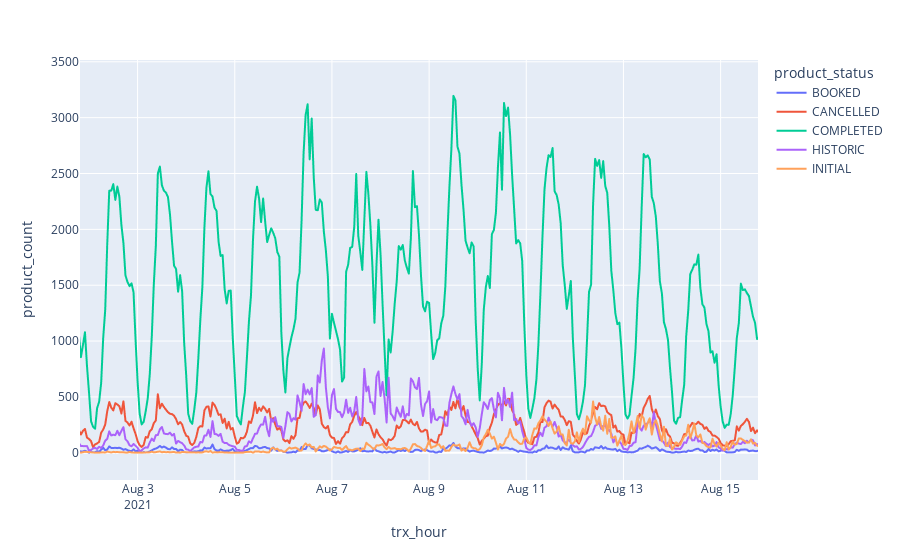

This figure's notebook cell:
### Code cell
import plotly.express as px
px.line(df2.groupby(['trx_hour','product_status'])['product_count'].agg(sum).reset_index(), x='trx_hour', y='product_count', color='product_status')

### Figure 1 — Plotly figure (JSON) as saved in the notebook; plotly's stock layout.template omitted (floating-point values rounded to 4 significant figures; data arrays with more than 128 entries replaced by an {"elided": "..."} marker saying what was removed)
{"data": [{"hovertemplate": "product_status=BOOKED<br>trx_hour=%{x}<br>product_count=%{y}<extra></extra>", "legendgroup": "BOOKED", "line": {"color": "#636efa", "dash": "solid"}, "marker": {"symbol": "circle"}, "mode": "lines", "name": "BOOKED", "showlegend": true, "type": "scattergl", "x": {"elided": "7112 str values"}, "xaxis": "x", "y": {"elided": "7112 int values"}, "yaxis": "y"}, {"hovertemplate": "product_status=CANCELLED<br>trx_hour=%{x}<br>product_count=%{y}<extra></extra>", "legendgroup": "CANCELLED", "line": {"color": "#EF553B", "dash": "solid"}, "marker": {"symbol": "circle"}, "mode": "lines", "name": "CANCELLED", "showlegend": true, "type": "scattergl", "x": {"elided": "7296 str values"}, "xaxis": "x", "y": {"elided": "7296 int values"}, "yaxis": "y"}, {"hovertemplate": "product_status=COMPLETED<br>trx_hour=%{x}<br>product_count=%{y}<extra></extra>", "legendgroup": "COMPLETED", "line": {"color": "#00cc96", "dash": "solid"}, "marker": {"symbol": "circle"}, "mode": "lines", "name": "COMPLETED", "showlegend": true, "type": "scattergl", "x": {"elided": "7296 str values"}, "xaxis": "x", "y": {"elided": "7296 int values"}, "yaxis": "y"}, {"hovertemplate": "product_status=HISTORIC<br>trx_hour=%{x}<br>product_count=%{y}<extra></extra>", "legendgroup": "HISTORIC", "line": {"color": "#ab63fa", "dash": "solid"}, "marker": {"symbol": "circle"}, "mode": "lines", "name": "HISTORIC", "showlegend": true, "type": "scattergl", "x": {"elided": "7295 str values"}, "xaxis": "x", "y": {"elided": "7295 int values"}, "yaxis": "y"}, {"hovertemplate": "product_status=INITIAL<br>trx_hour=%{x}<br>product_count=%{y}<extra></extra>", "legendgroup": "INITIAL", "line": {"color": "#FFA15A", "dash": "solid"}, "marker": {"symbol": "circle"}, "mode": "lines", "name": "INITIAL", "showlegend": true, "type": "scattergl", "x": {"elided": "6703 str values"}, "xaxis": "x", "y": {"elided": "6703 int values"}, "yaxis": "y"}], "layout": {"autosize": true, "legend": {"title": {"text": "product_status"}, "tracegroupgap": 0}, "margin": {"t": 60}, "xaxis": {"anchor": "y", "autorange": false, "domain": [0, 1], "range": ["2021-08-01 19:32:47.8623", "2021-08-15 18:28:03.7877"], "title": {"text": "trx_hour"}, "type": "date"}, "yaxis": {"anchor": "x", "autorange": false, "domain": [0, 1], "range": [-243.7, 3516.0], "title": {"text": "product_count"}, "type": "linear"}}}
